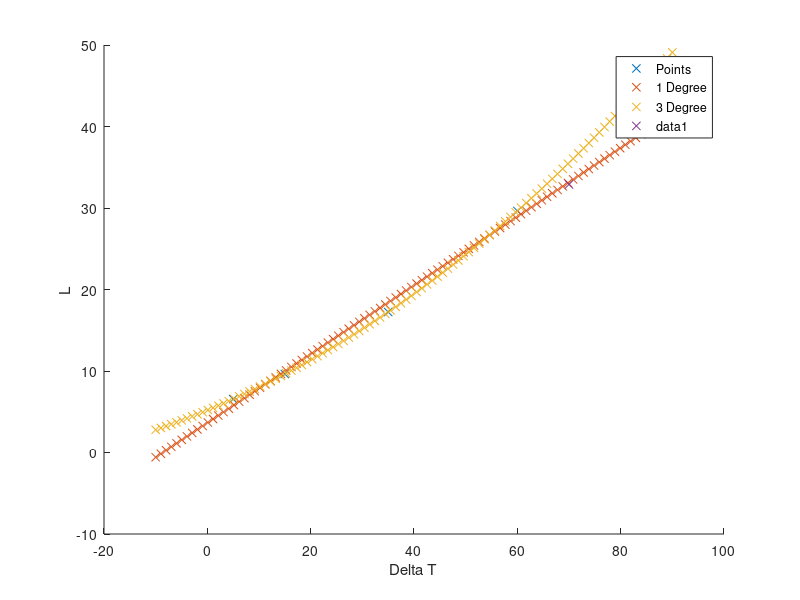

Here is the MATLAB script that generated this plot:
% Exercise 1: Statistics and analyzing estimators

deltaT = [5; 15; 35; 60];
L = [6.55; 9.63; 17.24; 29.64];

% (a) Plot the data
hold on;
plot(deltaT, L,"x");    

% (b) Experimental values of L_0 and A:
% WARNING: do not rename variables this will break the tests!
% Computation on Paper
b = [sum(L); sum(deltaT .* L)];
X = [sum(deltaT), size(L, 1) ; sum(deltaT .* deltaT), sum(deltaT)];

res = inv(X) * b;

A = res(1);
L_0 = res(2);

p = polyfit(deltaT, L, 1);
disp(p);

x1 = linspace(-10, 90);
y1 = polyval(p,x1);
plot(x1, y1,"x");

% (c) Fit third order polynomial to data
% WARNING: do not rename variables this will break the tests!
poly_coeffs = polyfit(deltaT, L, 3);
y1 = polyval(poly_coeffs,x1);
plot(x1, y1, "x");

legend('Points', '1 Degree', '3 Degree');
xlabel("Delta T");
ylabel("L");

% (d) Validate fits with additional measurement
deltaT_val = 70;
L_val = 32.89;

plot(deltaT_val, L_val,"x");
